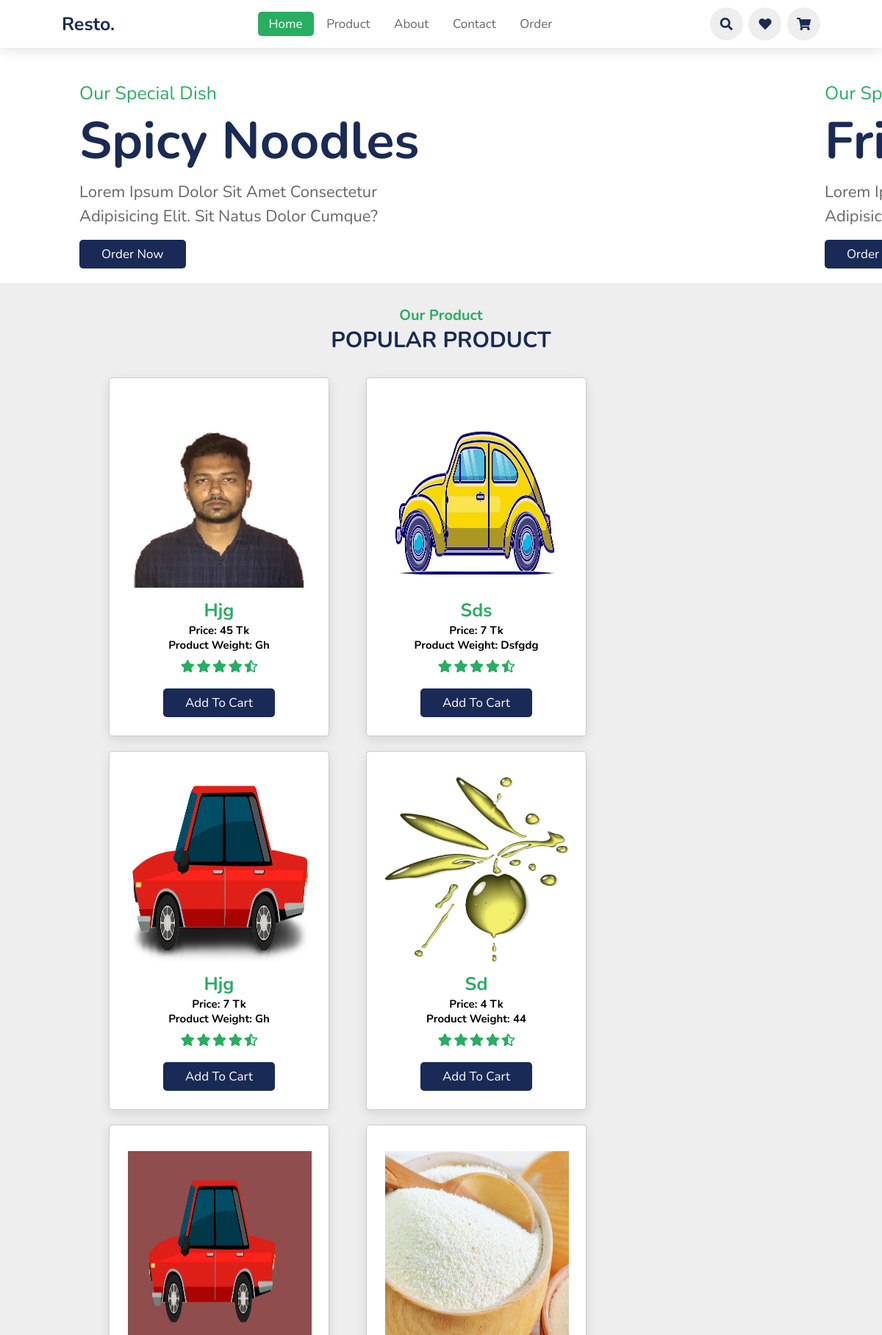
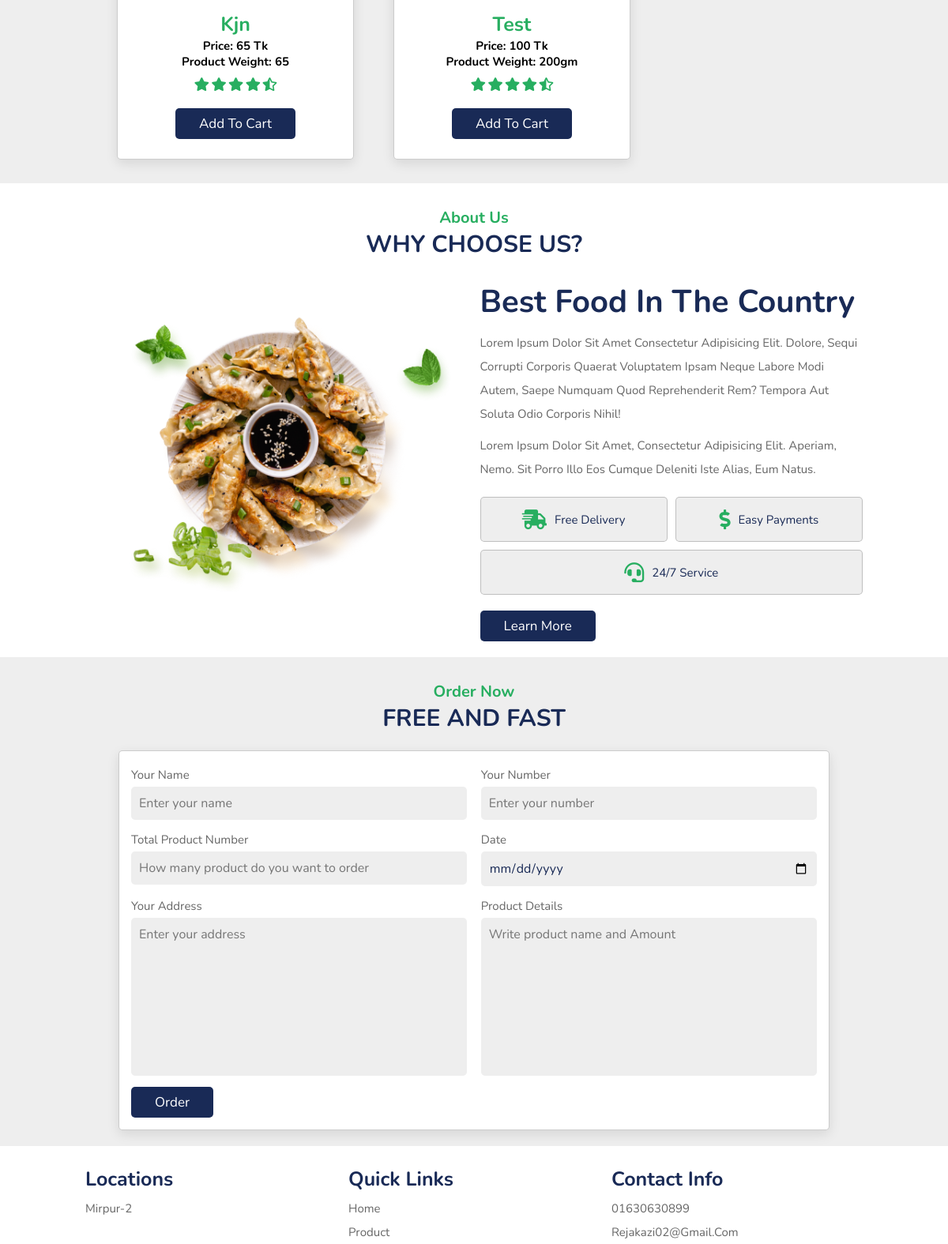
The page / (upper part) on the database its author committed (2 pictures, top to bottom).
### tables this page shows
CREATE TABLE `product_list` (
  `id` int(11) NOT NULL,
  `productname` varchar(255) NOT NULL,
  `productprice` varchar(254) NOT NULL,
  `productweight` varchar(255) NOT NULL,
  `image` text NOT NULL
);

### index.php (the view, shortened to what this page needs)
        <!DOCTYPE html>
        <html lang="en">
        <head>
            <link rel="stylesheet" href="https://unpkg.com/swiper/swiper-bundle.min.css" />
            <link rel="stylesheet" href="https://cdnjs.cloudflare.com/ajax/libs/font-awesome/5.15.3/css/all.min.css">
            <link rel="stylesheet" href="css/style.css">
        </head>
        <body>
        <header>
            <a href="#" class="logo"><i></i>resto.</a>
            <nav class="navbar">
                <a class="active" href="index.php">home</a>
                <a href="product_add.php">product</a>
                <a href="#about">about</a>
                <a href="#review">contact</a>
                <a href="order.php">order</a>
            </nav>
            <div class="icons">
                <i class="fas fa-search" id="search-icon"></i>
                <a href="#" class="fas fa-heart"></a>
                <a href="#" class="fas fa-shopping-cart"></a>
            </div>
        </header>
        <section class="home" id="home">
            <div class="swiper-container home-slider">
                <div class="swiper-wrapper wrapper">
                    <div class="swiper-slide slide">
                        <div class="content">
                            <span>our special dish</span>
                            <h3>spicy noodles</h3>
                            <p>Lorem ipsum dolor sit amet consectetur adipisicing elit. Sit natus dolor cumque?</p>
                            <a href="#" class="btn">order now</a>
                        </div>
                        <div class="image">
                        </div>
                    </div>
                    <div class="swiper-slide slide">
                        <div class="content">
                            <span>our special dish</span>
                            <h3>fried chicken</h3>
                            <p>Lorem ipsum dolor sit amet consectetur adipisicing elit. Sit natus dolor cumque?</p>
                            <a href="#" class="btn">order now</a>
                        </div>
                    </div>
                    <div class="swiper-slide slide">
                        <div class="image">
                        </div>
                    </div>
                </div>
            </div>
        </section>
        <section class="product" id="product">
            <h3 class="sub-heading"> our product </h3>
            <h1 class="heading"> popular product </h1>
<?php
        include "db.php";
        $view_query = "SELECT * FROM product_list";
        $query_result = mysqli_query($conn,$view_query);
        if ($query_result) {
            while($rows = mysqli_fetch_assoc($query_result)){
                $productname = $rows['productname'];
            $productprice = $rows['productprice'];
            $productweight = $rows['productweight'];
            $image = $rows['image'];
            $image = "./images/"."{$image}";
 ?>
        <div class="box-container">
        <div class="box">
            <img src="<?php echo $image ?>" alt="">
            <h3><?php echo $productname; ?></h3>
            <h1>Price: <?php echo $productprice; ?> tk </h1>
                    <h1>product Weight: <?php echo $productweight; ?></h1>
            <div class="stars">
                <i class="fas fa-star"></i>
                <i class="fas fa-star"></i>
                <i class="fas fa-star"></i>
                <i class="fas fa-star"></i>
                <i class="fas fa-star-half-alt"></i>
            </div>
            <a href="#" class="btn">add to cart</a>
        </div>
        </div>
 <?php     }
        }
  ?>
        </section>
        <section class="about" id="about">
            <h3 class="sub-heading"> about us </h3>
            <h1 class="heading"> why choose us? </h1>
            <div class="row">
                <div class="image">
                    <img src="images/about-img.png" alt="">
                </div>
                <div class="content">
                    <h3>best food in the country</h3>
                    <p>Lorem ipsum dolor sit amet consectetur adipisicing elit. Dolore, sequi corrupti corporis quaerat voluptatem ipsam neque labore modi autem, saepe numquam quod reprehenderit rem? Tempora aut soluta odio corporis nihil!</p>
                    <p>Lorem ipsum dolor sit amet, consectetur adipisicing elit. Aperiam, nemo. Sit porro illo eos cumque deleniti iste alias, eum natus.</p>
                    <div class="icons-container">
                        <div class="icons">
                            <i class="fas fa-shipping-fast"></i>
                            <span>free delivery</span>
                        </div>
                        <div class="icons">
                            <i class="fas fa-dollar-sign"></i>
                            <span>easy payments</span>
                        </div>
                        <div class="icons">
                            <i class="fas fa-headset"></i>
                            <span>24/7 service</span>
                        </div>
                    </div>
                    <a href="#" class="btn">learn more</a>
                </div>
            </div>
        </section>
        <section class="order" id="order">
                    <h3 class="sub-heading"> order now </h3>
                    <h1 class="heading"> free and fast </h1>
                    <form action="insert.php" method="post">
                        <div class="inputBox">
                            <div class="input">
                                <span>your name</span>
                                <input type="text" placeholder="Enter your name" name="userName">
                            </div>
                            <div class="input">
                                <span>your number</span>
                                <input type="number" placeholder="Enter your number" name="PhoneNumber">
                            </div>
                        </div>
                        <div class="inputBox">
                            <div class="input">
                                <span>Total Product number</span>
                                <input type="number" placeholder="How many product do you want to order" name="tpn">
                            </div>
                            <div class="input">
                                <span>date</span>
                                <input type="date" name="date">
                            </div>
                        </div>
                        <div class="inputBox">
                            <div class="input">
                                <span>your address</span>
                                <textarea name="address" placeholder="Enter your address" id="" cols="30" rows="10"></textarea>
                            </div>
                            <div class="input">
                                <span>Product Details</span>
                                <textarea name="Pdetails" placeholder="Write product name and Amount" id="" cols="30" rows="10"></textarea>
                            </div>
                        </div>
                        <input type="submit" name="save" value="order" class="btn">
                    </form>
        </section>
        <section class="footer">
            <div class="box-container">
                <div class="box">
                    <h3>locations</h3>
                    <a href="#">mirpur-2</a>
                </div>
                <div class="box">
                    <h3>quick links</h3>
                    <a href="index.php">home</a>
                    <a href="#">product</a>
                </div>
                <div class="box">
                    <h3>contact info</h3>
                    <a href="#">01630630899</a>
                    <a href="#">rejakazi02@gmail.com</a>
                </div>
            </div>
        </section>
        </body>
        </html>

### rows shown on the page
product_list: image (picture), productname "Hjg", productprice "45", productweight "Gh"
product_list: image (picture), productname "Sds", productprice "7", productweight "Dsfgdg"
product_list: image (picture), productname "Hjg", productprice "7", productweight "Gh"
product_list: image (picture), productname "Sd", productprice "4", productweight "44"
product_list: image (picture), productname "Kjn", productprice "65", productweight "65"
product_list: image (picture), productname "Test", productprice "100", productweight "200gm"
